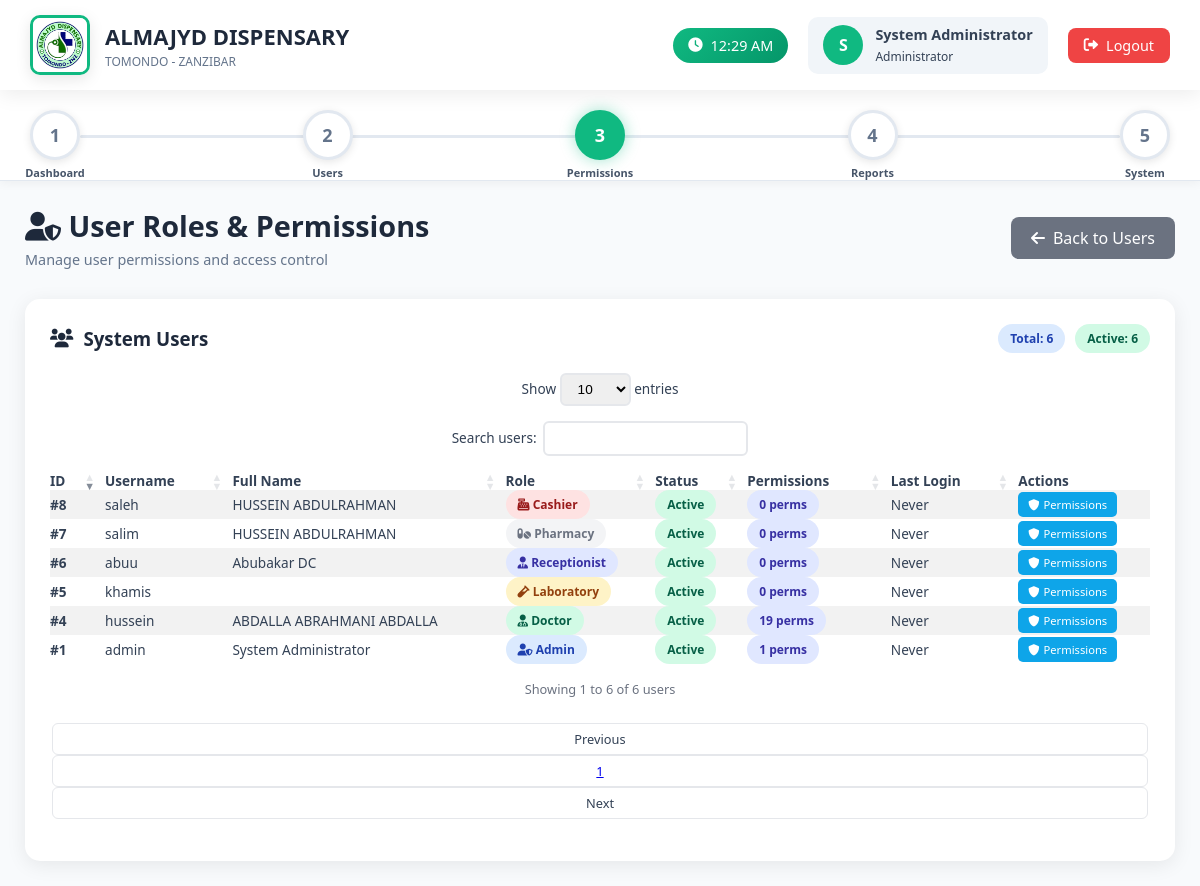
/admin/user_roles.php (signed in), run on an earlier commit of the app's database.
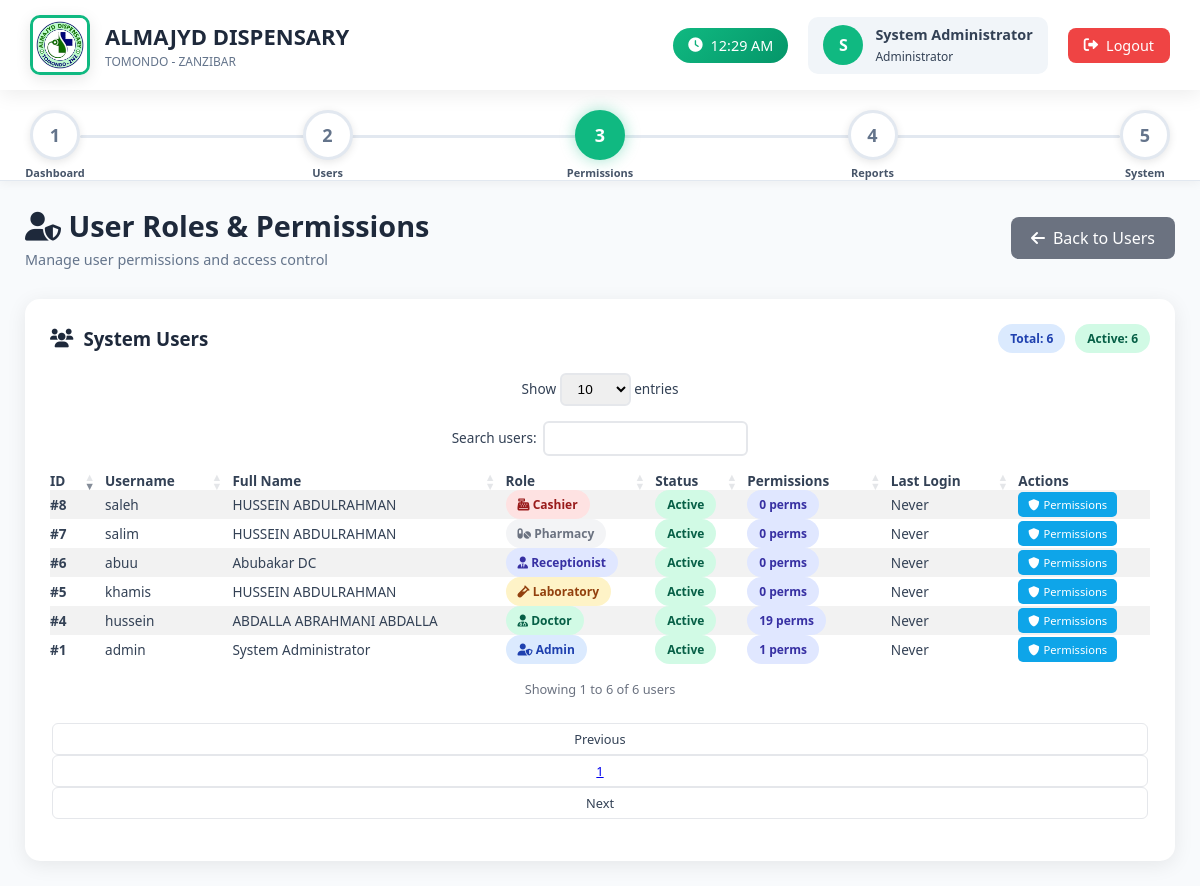
And on a later commit of the database.
### tables this page shows
CREATE TABLE `users` (
  `id` int(11) NOT NULL,
  `username` varchar(50) NOT NULL,
  `password` varchar(255) NOT NULL,
  `email` varchar(100) DEFAULT NULL,
  `role` enum('admin','doctor','receptionist','laboratory','pharmacy','cashier') NOT NULL,
  `full_name` varchar(100) NOT NULL,
  `phone` varchar(20) DEFAULT NULL,
  `district` varchar(100) DEFAULT NULL,
  `region` varchar(100) DEFAULT NULL,
  `created_at` timestamp NOT NULL DEFAULT current_timestamp(),
  `status` enum('active','inactive') DEFAULT 'active',
  `permissions` text DEFAULT NULL,
  `last_login` timestamp NULL DEFAULT NULL
);

### admin/user_roles.php (the view, shortened to what the changed rows need)
<?php
require_once '../config.php';
$users = $pdo->query("SELECT * FROM users ORDER BY role, full_name")->fetchAll(PDO::FETCH_ASSOC);
?>
<!DOCTYPE html>
<html lang="en">
<head>
    <link rel="stylesheet" href="https://cdn.datatables.net/1.13.6/css/dataTables.bootstrap5.min.css">
    <link rel="stylesheet" href="https://cdnjs.cloudflare.com/ajax/libs/font-awesome/6.0.0/css/all.min.css">
</head>
<body>
    <div class="topbar">
        <div class="logo-section">
            <div class="clinic-info">
                <h1>ALMAJYD DISPENSARY</h1>
            </div>
        </div>
    </div>
    <div class="main">
        <div class="page-header">
            <div class="page-title">
                <h2><i class="fas fa-user-shield"></i> User Roles & Permissions</h2>
            </div>
        </div>
        <div class="table-container">
            <div class="table-responsive">
                <table class="table table-striped table-hover" id="usersTable" style="width:100%">
                    <thead>
                        <tr>
                            <th>ID</th>
                            <th>Username</th>
                            <th>Full Name</th>
                            <th>Role</th>
                            <th>Status</th>
                            <th>Permissions</th>
                            <th>Last Login</th>
                            <th>Actions</th>
                        </tr>
                    </thead>
                    <tbody>
                        <?php foreach ($users as $user):
                            $permission_count = 0;
                            if (isset($user['permissions']) && $user['permissions']) {
                                $user_permissions = json_decode($user['permissions'], true);
                                if ($user_permissions) {
                                    foreach ($user_permissions as $perms) {
                                        $permission_count += is_array($perms) ? count($perms) : 0;
                                    }
                                }
                            }
                            $last_login = 'Never';
                        ?>
                        <tr>
                            <td><strong>#<?php echo $user['id']; ?></strong></td>
                            <td><?php echo htmlspecialchars($user['username']); ?></td>
                            <td><?php echo htmlspecialchars($user['full_name']); ?></td>
                            <td>
                                <span class="badge
                                    <?php
                                    switch($user['role']) {
                                        case 'admin': echo 'badge-primary'; break;
                                        case 'doctor': echo 'badge-success'; break;
                                        case 'receptionist': echo 'badge-info'; break;
                                        case 'laboratory': echo 'badge-warning'; break;
                                        case 'pharmacy': echo 'badge-secondary'; break;
                                        case 'cashier': echo 'badge-danger'; break;
                                    }
                                    ?>">
                                    <i class="fas fa-<?php
                                        switch($user['role']) {
                                            case 'admin': echo 'user-shield'; break;
                                            case 'doctor': echo 'user-md'; break;
                                            case 'receptionist': echo 'user-tie'; break;
                                            case 'laboratory': echo 'vial'; break;
                                            case 'pharmacy': echo 'pills'; break;
                                            case 'cashier': echo 'cash-register'; break;
                                        }
                                    ?>"></i>
                                    <?php echo ucfirst($user['role']); ?>
                                </span>
                            </td>
                            <td>
                                <span class="badge <?php echo $user['status'] == 'active' ? 'badge-success' : 'badge-danger'; ?>">
                                    <?php echo ucfirst($user['status']); ?>
                                </span>
                            </td>
                            <td>
                                <span class="badge badge-info">
                                    <?php echo $permission_count; ?> perms
                                </span>
                            </td>
                            <td><?php echo $last_login; ?></td>
                            <td>
                                <div class="action-buttons">
                                    <a href="?edit_permissions=<?php echo $user['id']; ?>" class="btn-sm btn-info">
                                        <i class="fas fa-shield-alt"></i>
                                        Permissions
                                    </a>
                                </div>
                            </td>
                        </tr>
                        <?php endforeach; ?>
                    </tbody>
                </table>
            </div>
        </div>
    </div>
</body>
</html>

What changed in the data, as far as the page shows it:
changed users "khamis": full_name (not shown) → "HUSSEIN ABDULRAHMAN"
